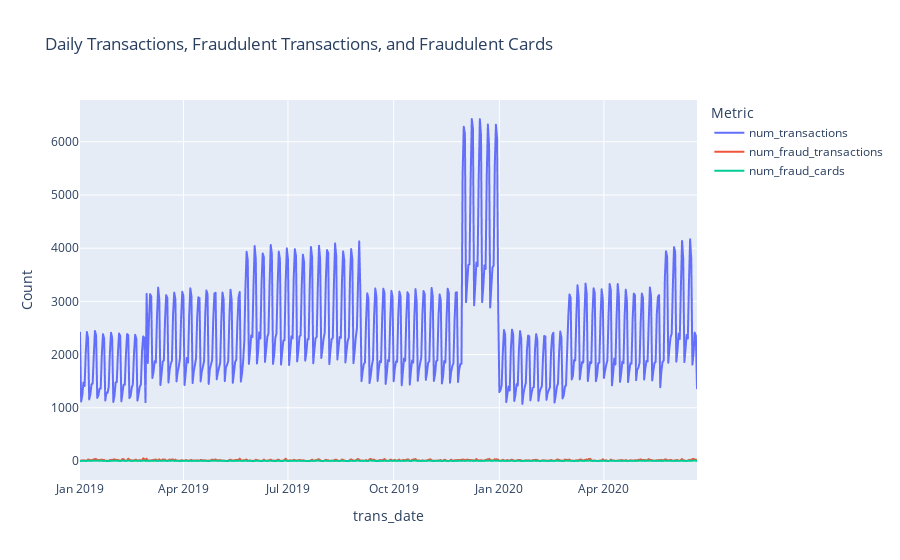

The code cell stored with this chart in its notebook:
### Code cell
import plotly.express as px
# Plot all three metrics on the same plot
fig = px.line(daily_fraud_stats, x='trans_date', y=['num_transactions', 'num_fraud_transactions', 'num_fraud_cards'],
              labels={'value': 'Count', 'variable': 'Metric'},
              title='Daily Transactions, Fraudulent Transactions, and Fraudulent Cards')
fig.show()

### Figure 1 — Plotly figure (JSON) as saved in the notebook; plotly's stock layout.template omitted (floating-point values rounded to 4 significant figures; data arrays with more than 128 entries replaced by an {"elided": "..."} marker saying what was removed)
{"data": [{"hovertemplate": "Metric=num_transactions<br>trans_date=%{x}<br>Count=%{y}<extra></extra>", "legendgroup": "num_transactions", "line": {"color": "#636efa", "dash": "solid"}, "marker": {"symbol": "circle"}, "mode": "lines", "name": "num_transactions", "showlegend": true, "type": "scattergl", "x": {"elided": "537 str values"}, "xaxis": "x", "y": {"elided": "537 int values"}, "yaxis": "y"}, {"hovertemplate": "Metric=num_fraud_transactions<br>trans_date=%{x}<br>Count=%{y}<extra></extra>", "legendgroup": "num_fraud_transactions", "line": {"color": "#EF553B", "dash": "solid"}, "marker": {"symbol": "circle"}, "mode": "lines", "name": "num_fraud_transactions", "showlegend": true, "type": "scattergl", "x": {"elided": "537 str values"}, "xaxis": "x", "y": {"elided": "537 int values"}, "yaxis": "y"}, {"hovertemplate": "Metric=num_fraud_cards<br>trans_date=%{x}<br>Count=%{y}<extra></extra>", "legendgroup": "num_fraud_cards", "line": {"color": "#00cc96", "dash": "solid"}, "marker": {"symbol": "circle"}, "mode": "lines", "name": "num_fraud_cards", "showlegend": true, "type": "scattergl", "x": {"elided": "537 str values"}, "xaxis": "x", "y": {"elided": "537 int values"}, "yaxis": "y"}], "layout": {"legend": {"title": {"text": "Metric"}, "tracegroupgap": 0}, "title": {"text": "Daily Transactions, Fraudulent Transactions, and Fraudulent Cards"}, "xaxis": {"anchor": "y", "domain": [0, 1], "title": {"text": "trans_date"}}, "yaxis": {"anchor": "x", "domain": [0, 1], "title": {"text": "Count"}}}}
